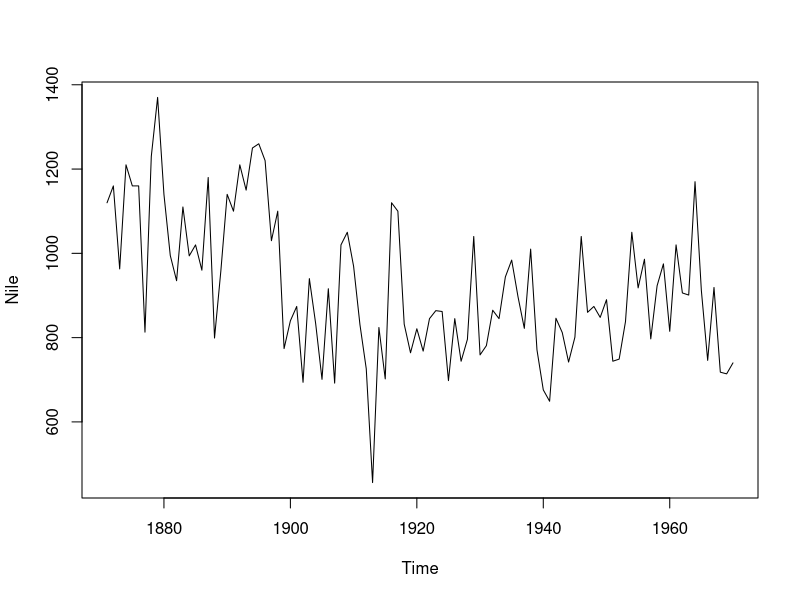
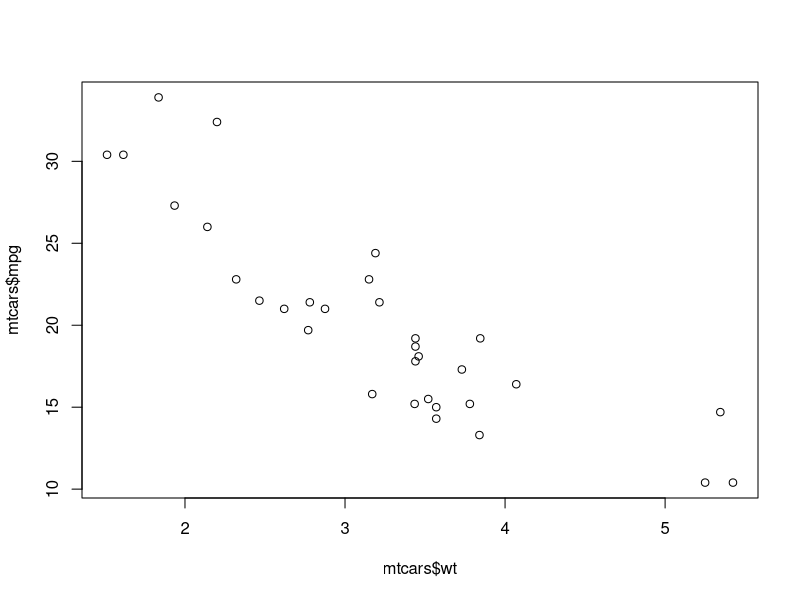

Write R code to recreate these figures, in order. (Note: this script raises an error after producing the figures.)
#Lesson 12
plot(Nile)#plots data
which(Nile<600)
which(Nile>1200)
which(Nile>1300)
plot(mtcars$wt,mtcars$mpg)
is.numeric(Nile)
class(Nile)
Nile[55]
Nile[1+1925-1871]
#Lesson 14
head(prgeng)
plot(prgeng$age, prgeng$wageinc)#too many results
indxs <- sample(1:nrow(prgeng), 2500)#allows you to take a random sample of 2500
prgeng2500 <- prgeng[indxs,]
prgeng2500 <- prgeng[sample(1:nrow(prgeng),2500),]
plot(prgeng2500$age,prgeng2500$wageinc) #plot with 2500 samples
plot(prgeng2500$age,prgeng2500$wageinc,col=prgeng2500$sex)#use color coding to break things down by gender  
plot(prgeng2500$age,prgeng2500$wageinc, col=as.factor(prgeng2500$sex),xlab='age',ylab='wage',cex=0.6)
#make smaller dots with 'cex='(in a scale of 0 to 1) and label axes with 'xlab=' and 'ylab='
plot(prgeng2500$wageinc,prgeng2500$age,col=1+(pregNum>9), xlab = 'Age', ylab= 'Wage', cex=0.5)
pregNum=as.numeric(prgeng2500$educ)
#Lesson 15: More on Base GRaphics

wagebygender <- split(prgeng$wageinc,prgeng$sex)
dm <- density(wagebygender[[1]])#vector of men's wages
dw <- density(wagebygender[[2]])#vector of women's wages
plot(dw,col='pink')
points(dm,cex=0.2)

#Activity 2:
install.packages("mgcv")
library(mgcv) #load package
plot(prgeng2500$age,prgeng2500$wageinc,xlab='Age',ylab='Wage')
smoothModel=gam(prgeng2500$wageinc ~ s(prgeng2500$age))
points(prgeng2500$age, smoothModel$fitted.values, col=6)
#smooths out unruly plots, so that it shows

#Activity 3:

library(ggplot2)
data("EuStockMarkets")
data("msleep")
matplot(stockTime, EuStockMarkets, type="l", lty=1)# graph 1

plot(log=(msleep$brainwt), log=(msleep$bodywt), col='blue')#bad
logBrainWeight_kg <- log(msleep$brainwt)#created a log(not nessisary) 
logBodyWeight_kg <- log(msleep$bodywt)
plot(logBodyWeight_kg,logBrainWeight_kg, col='blue')#prototype
plot(msleep$bodywt, msleep$brainwt, xlab= 'Brain Weight, kg', ylab = 'Body Weight, kg',pch=20, col=4, xlim = c(0,100), ylim = c(0.0,0.5), main = "Body vs Brain Weights") 
legend(x="topright",legend = 'one mammal species', pch = 19, col=4, cex=0.7)#graph2 final
?legend
 par(mfrow=c(2,2))#multiple graphs can be shown (2x2 grid)

plot(msleep$brainwt, msleep$sleep_total, xlab = "Brain Weight, kg", ylab = "Total Sleep, hrs", pch=20, col=3, xlim= c(0,5), ylim = c(1,20))#graph3 final

plot(logBrainWeight_kg, msleep$sleep_total, xlab= "log Brain Weight, kg", ylab = "Total sleep, hrs", pch= 19, col='2')
par(new=TRUE)
plot(log(msleep$brainwt), msleep$sleep_rem,pch=16,col=5,yaxt="n",xaxt="n",xlab="",ylab="")#xaxt,yaxt get rid of labels; xlab,ylab="" adds blank labels so that only the originals are shown
axis(4)
legend("topright",c("Total sleep","REM sleep"),pch=16,col=c(2,5))#graph4 final

